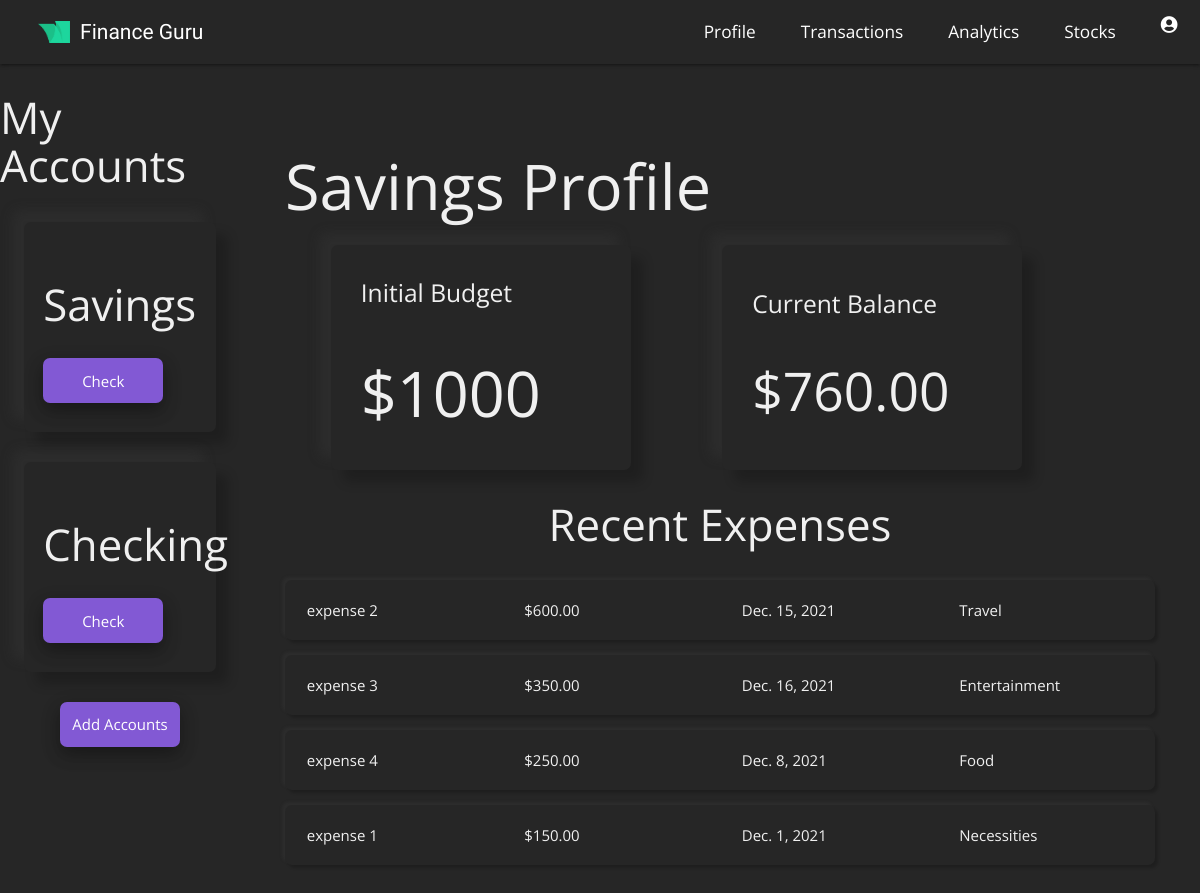
The page /savings (signed in) on the database its author committed.
### budget/models.py (models this page shows, shortened)
class Project(models.Model):
    name = models.CharField(max_length=100)
    slug = models.SlugField(max_length=100, unique=True, blank=True)
    budget = models.IntegerField()
    def budget_left(self):
        expense_list = Expense.objects.filter(project=self)
        income_list = Income.objects.filter(project=self)
        total_expense_amount = 0
        total_income_amount = 0
        for expense in expense_list:
            total_expense_amount += expense.amount
        for income in income_list:
            total_income_amount += income.amount
        return self.budget - total_expense_amount + total_income_amount

class Expense(models.Model):
    project = models.ForeignKey(Project, on_delete = models.CASCADE, related_name = 'expenses')
    title = models.CharField(max_length=100)
    amount = models.DecimalField(max_digits=8, decimal_places=2)
    date = models.DateField(("Date"), default=datetime.date.today)
    type = 'expense'
    category = models.CharField( max_length = 20, choices = EXPENSE_CATEGORY_CHOICES , default ='Food')
    class Meta:
        ordering = ('-amount',)

class Income(models.Model):
    project = models.ForeignKey(Project, on_delete = models.CASCADE, related_name = 'income')
    title = models.CharField(max_length=100)
    amount = models.DecimalField(max_digits=8, decimal_places=2)
    date = models.DateField(("Date"), default=datetime.date.today)
    type = 'income'
    category = models.CharField( max_length = 20, choices = INCOME_CATEGORY_CHOICES , default ='Paycheck')
    class Meta:
        ordering = ('-amount',)

### budget/views.py (the view)
# urls.py: path('<slug:project_slug>', views.profile, name = 'profile'),
@login_required()
def profile(request, project_slug):
    project = get_object_or_404(Project, slug=project_slug)
    project_list = Project.objects.all()
    return render(request, 'budget/profile.html', {
        'project': project,
        'project_list': project_list,
        'expense_list': project.expenses.all(),
    })

### budget/templates/budget/profile.html
{% extends 'budget/base.html' %}
{% block content %}
{% include "budget/header.html" %}
<div class = "profile-section">
    <h1 class = "page-header">{{ project.name }} Profile</h1>
    <section class="profile-stats">
        <div class = "stat-card">
            <div class="stat-card-content">
                <h5>Initial Budget</h6>
                <h1>${{ project.budget }}</h1>
            </div>
        </div>
        <div class = "stat-card">
            <div class="stat-card-content">
                <h5>Current Balance</h6>
                {% if project.budget_left > 0 %}
                    <h2>${{ project.budget_left }}</h2>
                {% elif project.budget_left == 0 %}
                    <h2>${{ project.budget_left }}</h2>
                {% else %}
                    <h2>${{ project.budget_left }}</h2>
                {% endif %}
            </div>
        </div>
    </section>
    <section class = "section-expenses">
        <h3>Recent Expenses</h3>
        <ul class="expense-list">
            {% for expense in expense_list %}
            <li>
                <div class="expense-col">
                    <span>{{ expense.title }}</span>
                </div>
                <div class="expense-col">
                    <span>${{ expense.amount }}</span>
                </div>
                <div class="expense-col">
                    <span>{{ expense.date }}</span>
                </div>
                <div class="expense-col category">
                    <span>{{ expense.category }}</span>
                </div>
            </li>
            {% empty %}
            <div class = "">
                <h3>You have no expenses yet</h3>
            </div>
            {% endfor %}
        </ul>
    </section>
</div>
{% endblock %}

### budget/templates/budget/header.html (shortened to what this page needs)
{% extends 'budget/base.html' %}
{% load static %}
{% block content %}
<nav class = 'nav-dec'>
    <a href="{% url 'list' %}" class = "logo">
        <img src="./static/images/logo.png" alt="">
        <p>Finance Guru</p>
    </a>
    <div class = "nav-links">
        <a href="{% url 'profile' project.slug %}">Profile</a>
        <a href="{% url 'transactions' project.slug %}">Transactions</a>
        <a href="{% url 'analytics' project.slug %}">Analytics</a>
        <a href="{% url 'stocks' project.slug %}">Stocks</a>
        <div class="dropdown">
            <i class="fas fa-user-circle dropbtn"></i>
        </div>
    </div>
</nav>
<div class = 'left-nav'>
    <h3>My Accounts</h3>
    <div class="project-list">
        {% for project in project_list %}
            <div class="project-card">
                <div class="project-card-content">
                    <h3>{{ project.name }}</h3>
                    <a href="{% url 'profile' project.slug %}" class="account-button">Check</a>
                </div>
            </div>
        {% endfor %}
    </div>
    <a href="../add" class="account-button">
        <span>Add Accounts</span>
    </a>
</div>
{% endblock %}

### budget/static/css/styles.css (style rules this page uses)
* { box-sizing: border-box; margin: 0; padding: 0; }
html { background-color: #262626; }
body { color: rgb(240, 240, 240); font-family: 'Open Sans', sans-serif; }
h1 { font-size: 3rem; }
.nav-dec { background-color: #262626; display: flex; justify-content: space-between; align-items: center; width: 100%; margin-right: 2rem; }
.logo { display: flex; justify-content: center; align-items: center; margin-left: 2rem; z-index: 100; }
.logo img { height: 1.5rem; margin-left: .5rem; margin-right: 10px; }
.logo p { font-size: 1.4rem; font-family: 'Titillium Web', sans-serif; }
.nav-links { display: flex; justify-content: center; align-items: center; z-index: 99; }
.nav-links a, .nav-links i { margin: 0 1.5rem; font-size: 1.15rem; }
.left-nav { display: flex; flex-direction: column; justify-content: center; align-items: center; width: 20%; position: absolute; }
.left-nav .project-list { width: 100%; display: flex; flex-direction: column; justify-content: center; align-items: center; margin-bottom: 1rem; }
.left-nav .project-card { display: flex; justify-content: center; align-items: center; width: 80%; height: 14rem; background-color:#262626; box-shadow: -12px -12px 12px 0 rgba(58, 58, 58, 0.3),12px 12px 12px 0 rgba(0,0,0,.2); border-radius: 7px; margin: 1rem 0; }
.left-nav .project-card-content { display: flex; flex-direction: column; justify-content: center; align-items: flex-start; width: 80%; }
.left-nav .project-card h3 { margin-bottom: 2rem; }
.account-button { display: flex; justify-content: center; align-items: center; background-color: rgba(153, 102, 255, 0.8); outline: none; width: 8rem; height: 3rem; border: none; border-radius: 7px; color:rgb(255, 255, 255); transition: 0.3s ease; box-shadow: 0 8px 16px 0 rgba(0,0,0,0.2), 0 6px 20px 0 rgba(0,0,0,0.19); }
.profile-section { display: flex; flex-direction: column; position: relative; left: 20%; width: 80%; padding: 3rem; overflow: hidden; }
.profile-section .profile-stats { display: flex; justify-content: space-around; align-items: center; width: 90%; }
.profile-section .stat-card { display: flex; justify-content: center; align-items: center; background-color: #262626; box-shadow: -12px -12px 12px 0 rgba(58, 58, 58, 0.3),12px 12px 12px 0 rgba(0,0,0,.2); border-radius: 7px; width: 20rem; height: 15rem; }
.stat-card-content { display: flex; flex-direction: column; justify-content: center; align-items: space-around; width: 80%; }
.section-expenses { width: 100%; display: flex; flex-direction: column; justify-content: center; align-items: center; }
.section-expenses .expense-list { width: 100%; }
.section-expenses li { width: 100%; display: flex; justify-content: space-around; align-items: center; background-color:#262626; box-shadow: -3px -3px 3px 0 rgba(58, 58, 58, 0.3), 3px 3px 3px 0 rgba(0,0,0,.2); border-radius: 7px; height: 3rem; margin: 1rem 0; padding: 2rem 0; }
.section-expenses .expense-col { width: 20%; }

### rows shown on the page
Project: name "Savings", budget "1000", budget_left "760.00"
Project: name "Checking"
Expense: title "expense 2", amount "600.00", date "Dec. 15, 2021", category "Travel"
Expense: title "expense 3", amount "350.00", date "Dec. 16, 2021", category "Entertainment"
Expense: title "expense 4", amount "250.00", date "Dec. 8, 2021", category "Food"
Expense: title "expense 1", amount "150.00", date "Dec. 1, 2021", category "Necessities"
